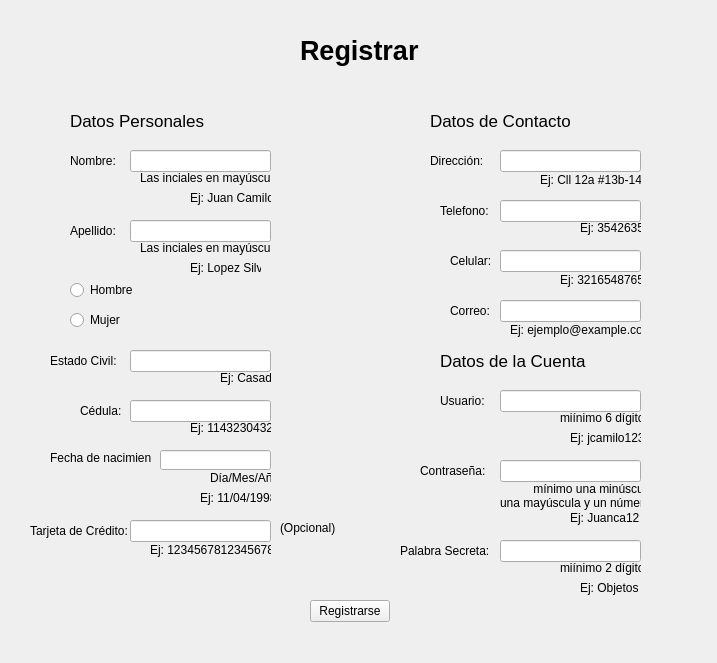
<?xml version="1.0" encoding="UTF-8"?>
<ui version="4.0">
 <class>Registro</class>
 <widget class="QWidget" name="Registro">
  <property name="geometry">
   <rect>
    <x>0</x>
    <y>0</y>
    <width>717</width>
    <height>663</height>
   </rect>
  </property>
  <property name="windowTitle">
   <string>Form</string>
  </property>
  <widget class="QRadioButton" name="Hombre">
   <property name="geometry">
    <rect>
     <x>70</x>
     <y>280</y>
     <width>100</width>
     <height>20</height>
    </rect>
   </property>
   <property name="text">
    <string>Hombre</string>
   </property>
  </widget>
  <widget class="QLabel" name="label_12">
   <property name="geometry">
    <rect>
     <x>440</x>
     <y>200</y>
     <width>61</width>
     <height>21</height>
    </rect>
   </property>
   <property name="text">
    <string>Telefono:</string>
   </property>
  </widget>
  <widget class="QLineEdit" name="PSecreta">
   <property name="geometry">
    <rect>
     <x>500</x>
     <y>540</y>
     <width>141</width>
     <height>22</height>
    </rect>
   </property>
   <property name="text">
    <string/>
   </property>
   <property name="maxLength">
    <number>20</number>
   </property>
  </widget>
  <widget class="QLabel" name="label_15">
   <property name="geometry">
    <rect>
     <x>440</x>
     <y>390</y>
     <width>61</width>
     <height>21</height>
    </rect>
   </property>
   <property name="text">
    <string>Usuario:</string>
   </property>
  </widget>
  <widget class="QLineEdit" name="Nombres">
   <property name="geometry">
    <rect>
     <x>130</x>
     <y>150</y>
     <width>141</width>
     <height>22</height>
    </rect>
   </property>
   <property name="text">
    <string/>
   </property>
   <property name="maxLength">
    <number>100</number>
   </property>
  </widget>
  <widget class="QPushButton" name="pushButton">
   <property name="geometry">
    <rect>
     <x>310</x>
     <y>600</y>
     <width>80</width>
     <height>22</height>
    </rect>
   </property>
   <property name="text">
    <string>Registrarse</string>
   </property>
  </widget>
  <widget class="QLineEdit" name="Cel">
   <property name="geometry">
    <rect>
     <x>500</x>
     <y>250</y>
     <width>141</width>
     <height>22</height>
    </rect>
   </property>
   <property name="text">
    <string/>
   </property>
   <property name="maxLength">
    <number>10</number>
   </property>
  </widget>
  <widget class="QLabel" name="label_7">
   <property name="geometry">
    <rect>
     <x>80</x>
     <y>400</y>
     <width>51</width>
     <height>21</height>
    </rect>
   </property>
   <property name="text">
    <string>Cédula:</string>
   </property>
  </widget>
  <widget class="QLineEdit" name="TCredito">
   <property name="geometry">
    <rect>
     <x>130</x>
     <y>520</y>
     <width>141</width>
     <height>22</height>
    </rect>
   </property>
   <property name="text">
    <string/>
   </property>
   <property name="maxLength">
    <number>16</number>
   </property>
  </widget>
  <widget class="QLineEdit" name="Direccion">
   <property name="geometry">
    <rect>
     <x>500</x>
     <y>150</y>
     <width>141</width>
     <height>22</height>
    </rect>
   </property>
   <property name="text">
    <string/>
   </property>
   <property name="maxLength">
    <number>100</number>
   </property>
  </widget>
  <widget class="QLineEdit" name="ID">
   <property name="geometry">
    <rect>
     <x>130</x>
     <y>400</y>
     <width>141</width>
     <height>22</height>
    </rect>
   </property>
   <property name="text">
    <string/>
   </property>
   <property name="maxLength">
    <number>30</number>
   </property>
  </widget>
  <widget class="QLabel" name="label_9">
   <property name="geometry">
    <rect>
     <x>400</x>
     <y>540</y>
     <width>101</width>
     <height>21</height>
    </rect>
   </property>
   <property name="text">
    <string>Palabra Secreta:</string>
   </property>
  </widget>
  <widget class="QLabel" name="label_13">
   <property name="geometry">
    <rect>
     <x>450</x>
     <y>250</y>
     <width>51</width>
     <height>21</height>
    </rect>
   </property>
   <property name="text">
    <string>Celular:</string>
   </property>
  </widget>
  <widget class="QLabel" name="label_3">
   <property name="geometry">
    <rect>
     <x>300</x>
     <y>30</y>
     <width>141</width>
     <height>41</height>
    </rect>
   </property>
   <property name="font">
    <font>
     <pointsize>20</pointsize>
     <weight>75</weight>
     <italic>false</italic>
     <bold>true</bold>
     <kerning>true</kerning>
    </font>
   </property>
   <property name="text">
    <string>Registrar</string>
   </property>
  </widget>
  <widget class="QLineEdit" name="Apellidos">
   <property name="geometry">
    <rect>
     <x>130</x>
     <y>220</y>
     <width>141</width>
     <height>22</height>
    </rect>
   </property>
   <property name="text">
    <string/>
   </property>
   <property name="maxLength">
    <number>100</number>
   </property>
  </widget>
  <widget class="QLabel" name="label_6">
   <property name="geometry">
    <rect>
     <x>50</x>
     <y>350</y>
     <width>81</width>
     <height>21</height>
    </rect>
   </property>
   <property name="text">
    <string>Estado Civil:</string>
   </property>
  </widget>
  <widget class="QLabel" name="label">
   <property name="geometry">
    <rect>
     <x>70</x>
     <y>150</y>
     <width>61</width>
     <height>21</height>
    </rect>
   </property>
   <property name="text">
    <string>Nombre:</string>
   </property>
  </widget>
  <widget class="QLineEdit" name="Tel">
   <property name="geometry">
    <rect>
     <x>500</x>
     <y>200</y>
     <width>141</width>
     <height>22</height>
    </rect>
   </property>
   <property name="text">
    <string/>
   </property>
   <property name="maxLength">
    <number>7</number>
   </property>
  </widget>
  <widget class="QLabel" name="label_14">
   <property name="geometry">
    <rect>
     <x>450</x>
     <y>300</y>
     <width>51</width>
     <height>21</height>
    </rect>
   </property>
   <property name="text">
    <string>Correo:</string>
   </property>
  </widget>
  <widget class="QLabel" name="label_16">
   <property name="geometry">
    <rect>
     <x>420</x>
     <y>460</y>
     <width>81</width>
     <height>21</height>
    </rect>
   </property>
   <property name="text">
    <string>Contraseña:</string>
   </property>
  </widget>
  <widget class="QLabel" name="label_17">
   <property name="geometry">
    <rect>
     <x>430</x>
     <y>100</y>
     <width>221</width>
     <height>41</height>
    </rect>
   </property>
   <property name="font">
    <font>
     <pointsize>13</pointsize>
    </font>
   </property>
   <property name="text">
    <string>Datos de Contacto</string>
   </property>
  </widget>
  <widget class="QLabel" name="label_5">
   <property name="geometry">
    <rect>
     <x>430</x>
     <y>150</y>
     <width>61</width>
     <height>21</height>
    </rect>
   </property>
   <property name="text">
    <string>Dirección:</string>
   </property>
  </widget>
  <widget class="QLineEdit" name="FN">
   <property name="geometry">
    <rect>
     <x>160</x>
     <y>450</y>
     <width>111</width>
     <height>20</height>
    </rect>
   </property>
  </widget>
  <widget class="QRadioButton" name="Mujer">
   <property name="geometry">
    <rect>
     <x>70</x>
     <y>310</y>
     <width>100</width>
     <height>20</height>
    </rect>
   </property>
   <property name="text">
    <string>Mujer</string>
   </property>
  </widget>
  <widget class="QLineEdit" name="EstCivil">
   <property name="geometry">
    <rect>
     <x>130</x>
     <y>350</y>
     <width>141</width>
     <height>22</height>
    </rect>
   </property>
   <property name="text">
    <string/>
   </property>
   <property name="maxLength">
    <number>20</number>
   </property>
  </widget>
  <widget class="QLabel" name="label_18">
   <property name="geometry">
    <rect>
     <x>440</x>
     <y>340</y>
     <width>221</width>
     <height>41</height>
    </rect>
   </property>
   <property name="font">
    <font>
     <pointsize>13</pointsize>
    </font>
   </property>
   <property name="text">
    <string>Datos de la Cuenta</string>
   </property>
  </widget>
  <widget class="QLabel" name="label_8">
   <property name="geometry">
    <rect>
     <x>70</x>
     <y>100</y>
     <width>221</width>
     <height>41</height>
    </rect>
   </property>
   <property name="font">
    <font>
     <pointsize>13</pointsize>
    </font>
   </property>
   <property name="text">
    <string>Datos Personales</string>
   </property>
  </widget>
  <widget class="QLineEdit" name="Correo">
   <property name="geometry">
    <rect>
     <x>500</x>
     <y>300</y>
     <width>141</width>
     <height>22</height>
    </rect>
   </property>
   <property name="text">
    <string/>
   </property>
   <property name="maxLength">
    <number>100</number>
   </property>
  </widget>
  <widget class="QLabel" name="label_4">
   <property name="geometry">
    <rect>
     <x>30</x>
     <y>520</y>
     <width>101</width>
     <height>21</height>
    </rect>
   </property>
   <property name="text">
    <string>Tarjeta de Crédito:</string>
   </property>
  </widget>
  <widget class="QLabel" name="label_11">
   <property name="geometry">
    <rect>
     <x>50</x>
     <y>450</y>
     <width>101</width>
     <height>16</height>
    </rect>
   </property>
   <property name="text">
    <string>Fecha de nacimiento:</string>
   </property>
  </widget>
  <widget class="QLineEdit" name="Usuario">
   <property name="geometry">
    <rect>
     <x>500</x>
     <y>390</y>
     <width>141</width>
     <height>22</height>
    </rect>
   </property>
   <property name="text">
    <string/>
   </property>
   <property name="maxLength">
    <number>20</number>
   </property>
  </widget>
  <widget class="QLabel" name="label_2">
   <property name="geometry">
    <rect>
     <x>70</x>
     <y>220</y>
     <width>61</width>
     <height>21</height>
    </rect>
   </property>
   <property name="text">
    <string>Apellido:</string>
   </property>
  </widget>
  <widget class="QLabel" name="label_10">
   <property name="geometry">
    <rect>
     <x>280</x>
     <y>520</y>
     <width>71</width>
     <height>16</height>
    </rect>
   </property>
   <property name="text">
    <string>(Opcional)</string>
   </property>
  </widget>
  <widget class="QLineEdit" name="Cont">
   <property name="geometry">
    <rect>
     <x>500</x>
     <y>460</y>
     <width>141</width>
     <height>22</height>
    </rect>
   </property>
   <property name="text">
    <string/>
   </property>
   <property name="maxLength">
    <number>20</number>
   </property>
   <property name="echoMode">
    <enum>QLineEdit::Password</enum>
   </property>
  </widget>
  <widget class="QLabel" name="label_19">
   <property name="geometry">
    <rect>
     <x>140</x>
     <y>170</y>
     <width>131</width>
     <height>16</height>
    </rect>
   </property>
   <property name="text">
    <string>Las inciales en mayúsculas</string>
   </property>
  </widget>
  <widget class="QLabel" name="label_20">
   <property name="geometry">
    <rect>
     <x>140</x>
     <y>240</y>
     <width>131</width>
     <height>16</height>
    </rect>
   </property>
   <property name="text">
    <string>Las inciales en mayúsculas</string>
   </property>
  </widget>
  <widget class="QLabel" name="label_21">
   <property name="geometry">
    <rect>
     <x>210</x>
     <y>470</y>
     <width>61</width>
     <height>16</height>
    </rect>
   </property>
   <property name="text">
    <string>Día/Mes/Año </string>
   </property>
  </widget>
  <widget class="QLabel" name="label_22">
   <property name="geometry">
    <rect>
     <x>200</x>
     <y>490</y>
     <width>71</width>
     <height>16</height>
    </rect>
   </property>
   <property name="text">
    <string>Ej: 11/04/1998</string>
   </property>
  </widget>
  <widget class="QLabel" name="label_23">
   <property name="geometry">
    <rect>
     <x>190</x>
     <y>190</y>
     <width>81</width>
     <height>16</height>
    </rect>
   </property>
   <property name="text">
    <string>Ej: Juan Camilo</string>
   </property>
  </widget>
  <widget class="QLabel" name="label_24">
   <property name="geometry">
    <rect>
     <x>190</x>
     <y>260</y>
     <width>71</width>
     <height>16</height>
    </rect>
   </property>
   <property name="text">
    <string>Ej: Lopez Silva</string>
   </property>
  </widget>
  <widget class="QLabel" name="label_26">
   <property name="geometry">
    <rect>
     <x>220</x>
     <y>370</y>
     <width>51</width>
     <height>16</height>
    </rect>
   </property>
   <property name="text">
    <string>Ej: Casado</string>
   </property>
  </widget>
  <widget class="QLabel" name="label_27">
   <property name="geometry">
    <rect>
     <x>190</x>
     <y>420</y>
     <width>81</width>
     <height>16</height>
    </rect>
   </property>
   <property name="text">
    <string>Ej: 11432304329</string>
   </property>
  </widget>
  <widget class="QLabel" name="label_28">
   <property name="geometry">
    <rect>
     <x>150</x>
     <y>540</y>
     <width>121</width>
     <height>20</height>
    </rect>
   </property>
   <property name="text">
    <string>Ej: 1234567812345678</string>
   </property>
  </widget>
  <widget class="QLabel" name="label_29">
   <property name="geometry">
    <rect>
     <x>540</x>
     <y>170</y>
     <width>101</width>
     <height>20</height>
    </rect>
   </property>
   <property name="text">
    <string>Ej: Cll 12a #13b-14</string>
   </property>
  </widget>
  <widget class="QLabel" name="label_30">
   <property name="geometry">
    <rect>
     <x>580</x>
     <y>220</y>
     <width>61</width>
     <height>16</height>
    </rect>
   </property>
   <property name="text">
    <string>Ej: 3542635</string>
   </property>
  </widget>
  <widget class="QLabel" name="label_31">
   <property name="geometry">
    <rect>
     <x>560</x>
     <y>270</y>
     <width>81</width>
     <height>20</height>
    </rect>
   </property>
   <property name="text">
    <string>Ej: 3216548765</string>
   </property>
  </widget>
  <widget class="QLabel" name="label_32">
   <property name="geometry">
    <rect>
     <x>510</x>
     <y>320</y>
     <width>131</width>
     <height>20</height>
    </rect>
   </property>
   <property name="text">
    <string>Ej: ejemplo@example.com</string>
   </property>
  </widget>
  <widget class="QLabel" name="label_25">
   <property name="geometry">
    <rect>
     <x>570</x>
     <y>430</y>
     <width>71</width>
     <height>16</height>
    </rect>
   </property>
   <property name="text">
    <string>Ej: jcamilo123</string>
   </property>
  </widget>
  <widget class="QLabel" name="label_33">
   <property name="geometry">
    <rect>
     <x>560</x>
     <y>410</y>
     <width>81</width>
     <height>16</height>
    </rect>
   </property>
   <property name="text">
    <string>miínimo 6 dígitos</string>
   </property>
  </widget>
  <widget class="QLabel" name="label_34">
   <property name="geometry">
    <rect>
     <x>500</x>
     <y>480</y>
     <width>141</width>
     <height>31</height>
    </rect>
   </property>
   <property name="text">
    <string>          mínimo una minúscula,
una mayúscula y un número</string>
   </property>
  </widget>
  <widget class="QLabel" name="label_35">
   <property name="geometry">
    <rect>
     <x>570</x>
     <y>510</y>
     <width>71</width>
     <height>16</height>
    </rect>
   </property>
   <property name="text">
    <string>Ej: Juanca12</string>
   </property>
  </widget>
  <widget class="QLabel" name="label_36">
   <property name="geometry">
    <rect>
     <x>560</x>
     <y>560</y>
     <width>81</width>
     <height>16</height>
    </rect>
   </property>
   <property name="text">
    <string>miínimo 2 dígitos</string>
   </property>
  </widget>
  <widget class="QLabel" name="label_37">
   <property name="geometry">
    <rect>
     <x>580</x>
     <y>580</y>
     <width>61</width>
     <height>16</height>
    </rect>
   </property>
   <property name="text">
    <string>Ej: Objetos</string>
   </property>
  </widget>
  <widget class="QLabel" name="label_38">
   <property name="geometry">
    <rect>
     <x>120</x>
     <y>50</y>
     <width>551</width>
     <height>531</height>
    </rect>
   </property>
   <property name="text">
    <string/>
   </property>
   <property name="pixmap">
    <pixmap>../imagenes/fondo.png</pixmap>
   </property>
  </widget>
  <zorder>label_38</zorder>
  <zorder>Hombre</zorder>
  <zorder>label_12</zorder>
  <zorder>PSecreta</zorder>
  <zorder>label_15</zorder>
  <zorder>Nombres</zorder>
  <zorder>pushButton</zorder>
  <zorder>Cel</zorder>
  <zorder>label_7</zorder>
  <zorder>TCredito</zorder>
  <zorder>Direccion</zorder>
  <zorder>ID</zorder>
  <zorder>label_9</zorder>
  <zorder>label_13</zorder>
  <zorder>label_3</zorder>
  <zorder>Apellidos</zorder>
  <zorder>label_6</zorder>
  <zorder>label</zorder>
  <zorder>Tel</zorder>
  <zorder>label_14</zorder>
  <zorder>label_16</zorder>
  <zorder>label_17</zorder>
  <zorder>label_5</zorder>
  <zorder>FN</zorder>
  <zorder>Mujer</zorder>
  <zorder>EstCivil</zorder>
  <zorder>label_18</zorder>
  <zorder>label_8</zorder>
  <zorder>Correo</zorder>
  <zorder>label_4</zorder>
  <zorder>label_11</zorder>
  <zorder>Usuario</zorder>
  <zorder>label_2</zorder>
  <zorder>label_10</zorder>
  <zorder>Cont</zorder>
  <zorder>label_19</zorder>
  <zorder>label_20</zorder>
  <zorder>label_21</zorder>
  <zorder>label_22</zorder>
  <zorder>label_23</zorder>
  <zorder>label_24</zorder>
  <zorder>label_26</zorder>
  <zorder>label_27</zorder>
  <zorder>label_28</zorder>
  <zorder>label_29</zorder>
  <zorder>label_30</zorder>
  <zorder>label_31</zorder>
  <zorder>label_32</zorder>
  <zorder>label_25</zorder>
  <zorder>label_33</zorder>
  <zorder>label_34</zorder>
  <zorder>label_35</zorder>
  <zorder>label_36</zorder>
  <zorder>label_37</zorder>
 </widget>
 <resources/>
 <connections/>
</ui>
